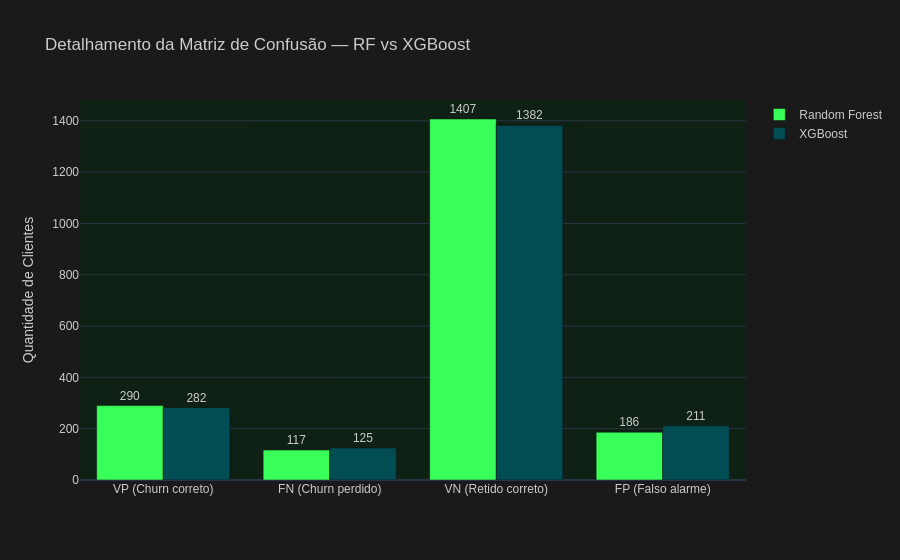

Notebook code cell kept with this figure:
### Markdown cell above
## 5.4 Falsos Negativos — Análise crítica

### Code cell
# Comparar falsos negativos (clientes que saem mas o modelo disse que ficam)
fig_fn: go.Figure = go.Figure()

metricas_criticas: list[str] = ['true_positives', 'false_negatives', 'true_negatives', 'false_positives']
labels_metricas: list[str] = ['VP (Churn correto)', 'FN (Churn perdido)', 'VN (Retido correto)', 'FP (Falso alarme)']

fig_fn.add_trace(go.Bar(
    x=labels_metricas,
    y=[metrics_rf[m] for m in metricas_criticas],
    name='Random Forest',
    marker_color='#39FF5A',
    text=[metrics_rf[m] for m in metricas_criticas],
    textposition='outside',
))

fig_fn.add_trace(go.Bar(
    x=labels_metricas,
    y=[metrics_xgb[m] for m in metricas_criticas],
    name='XGBoost',
    marker_color='#004D54',
    text=[metrics_xgb[m] for m in metricas_criticas],
    textposition='outside',
))

fig_fn.update_layout(
    **LAYOUT_PADRAO,
    title='Detalhamento da Matriz de Confusão — RF vs XGBoost',
    yaxis_title='Quantidade de Clientes',
    barmode='group',
)
fig_fn.write_html(str(IMAGES_PATH / '16_confusion_detail_comparison.html'))
fig_fn.show()

### Figure 1 — Plotly figure (JSON) as saved in the notebook; plotly's stock layout.template omitted (floating-point values rounded to 4 significant figures)
{"data": [{"marker": {"color": "#39FF5A"}, "name": "Random Forest", "text": ["290", "117", "1407", "186"], "textposition": "outside", "type": "bar", "x": ["VP (Churn correto)", "FN (Churn perdido)", "VN (Retido correto)", "FP (Falso alarme)"], "y": [290, 117, 1407, 186]}, {"marker": {"color": "#004D54"}, "name": "XGBoost", "text": ["282", "125", "1382", "211"], "textposition": "outside", "type": "bar", "x": ["VP (Churn correto)", "FN (Churn perdido)", "VN (Retido correto)", "FP (Falso alarme)"], "y": [282, 125, 1382, 211]}], "layout": {"barmode": "group", "font": {"color": "#CCCCCC", "family": "Arial", "size": 12}, "paper_bgcolor": "#1A1A1A", "plot_bgcolor": "#0F2015", "title": {"text": "Detalhamento da Matriz de Confusão — RF vs XGBoost"}, "yaxis": {"title": {"text": "Quantidade de Clientes"}}}}
